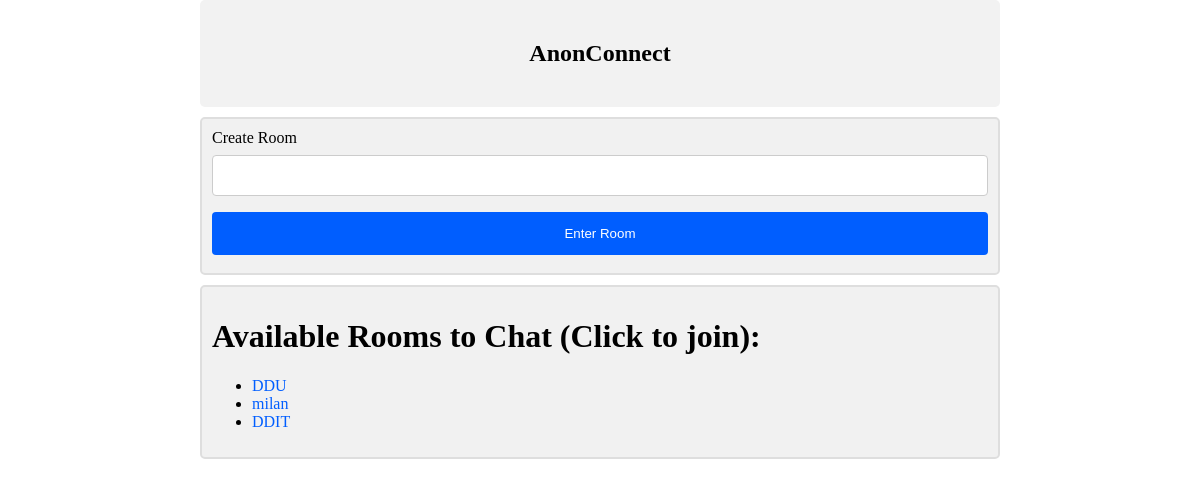
Before: / with the older database file.
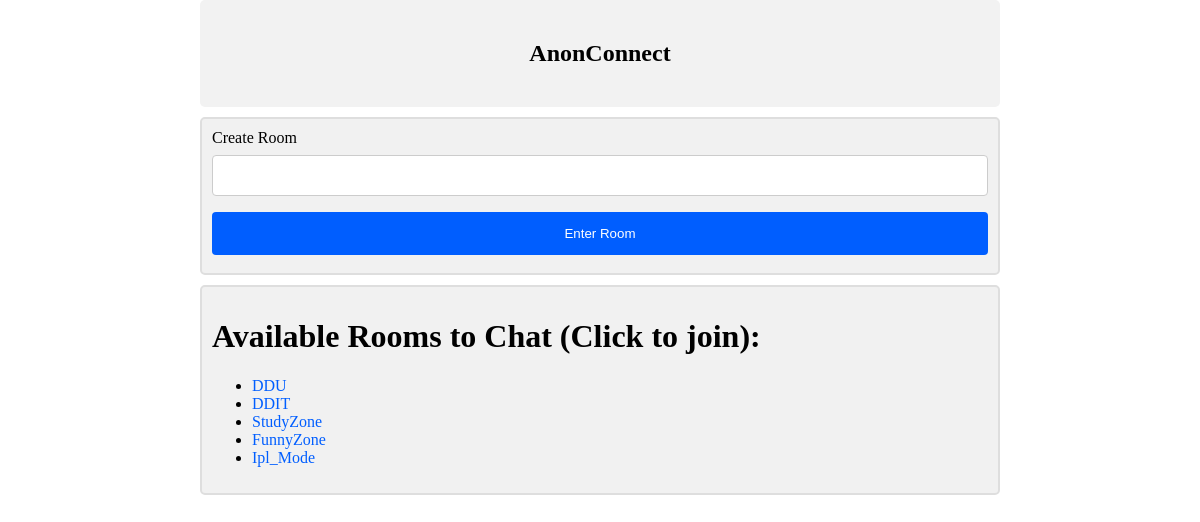
After: the same page with the newer database file.
### chat/models.py (models this page shows)
class Room(models.Model):
    name = models.CharField(max_length=1000)

### chat/views.py (the view)
# urls.py: path('', views.home, name='home'),
def home(request):
    rooms = Room.objects.all()
    return render(request, 'home.html',{'rooms': rooms})

### templates/home.html (shortened to what this page needs)
<!DOCTYPE html>
<html>
<head>
{% load static %}
<link rel="stylesheet" href="{% static 'css/style2.css' %}">
</head>
<body>
<div align="center">
    <h2>AnonConnect</h2>
</div>
<div class="container">
    <form id="post-form" method="POST" action="checkview">
        <label>Create Room</label>
        <input type="text" name="room_name" id="room_name" width="100px" />
        <input type="submit" value="Enter Room">
    </form>
</div>
<div class="container">
  <h1> Available  Rooms to Chat (Click to join): </h1>
  {% if rooms %}
    <ul>
      {% for room in rooms %}
        <li><a href="{{room.name}}/" class="room"> {{ room.name }}</a></li>
      {%endfor%}
    </ul>
  {%endif%}
</div>
</body>
</html>

### static/css/style2.css (style rules this page uses)
body { margin: 0 auto; max-width: 800px; padding: 0 20px; }
.container { border: 2px solid #dedede; background-color: #f1f1f1; border-radius: 5px; padding: 10px; margin: 10px 0; }
.container::after { content: ""; clear: both; display: table; }
input[type=text], select { width: 100%; padding: 12px 20px; margin: 8px 0; display: inline-block; border: 1px solid #ccc; border-radius: 4px; box-sizing: border-box; }
input[type=submit] { width: 100%; background-color: #005eff; color: white; padding: 14px 20px; margin: 8px 0; border: none; border-radius: 4px; cursor: pointer; }
div { border-radius: 5px; background-color: #f2f2f2; padding: 20px; }
a { color: #005eff; text-decoration: none; }

Changed rows visible on the page:
removed Room: name "milan"
added Room: name "StudyZone"
added Room: name "FunnyZone"
added Room: name "Ipl_Mode"
